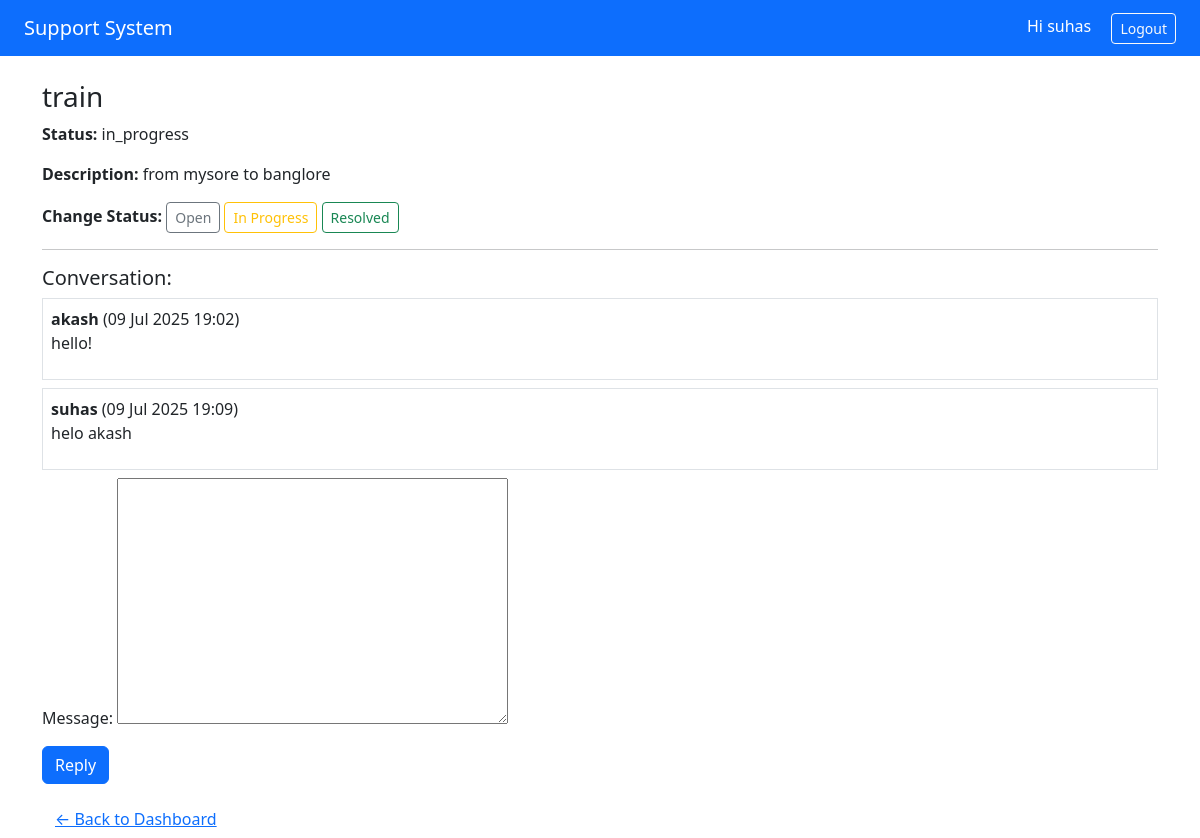
/ticket/2/ (signed in), run on the app's committed database.
### tickets/models.py (models this page shows, shortened)
class Ticket(models.Model):
    user = models.ForeignKey(User, on_delete=models.CASCADE)
    title = models.CharField(max_length=200)
    description = models.TextField()
    attachment = models.FileField(upload_to='attachments/', blank=True, null=True)
    status = models.CharField(max_length=20, choices=TICKET_STATUS, default='open')
    created_at = models.DateTimeField(auto_now_add=True)

class TicketReply(models.Model):
    ticket = models.ForeignKey(Ticket, related_name='replies', on_delete=models.CASCADE)
    user = models.ForeignKey(User, on_delete=models.CASCADE)
    message = models.TextField()
    created_at = models.DateTimeField(auto_now_add=True)

### tickets/views.py (the view)
# urls.py: path('ticket/<int:pk>/', views.ticket_detail, name='ticket_detail'),
@login_required
def ticket_detail(request, pk):
    ticket = get_object_or_404(Ticket, pk=pk)
    if not request.user.is_staff and request.user != ticket.user:
        return redirect('dashboard')
    replies = ticket.replies.all()
    if request.method == 'POST':
        form = TicketReplyForm(request.POST)
        if form.is_valid():
            reply = form.save(commit=False)
            reply.ticket = ticket
            reply.user = request.user
            reply.save()
            return redirect('ticket_detail', pk=pk)
    else:
        form = TicketReplyForm()
    return render(request, 'tickets/ticket_detail.html', {'ticket': ticket, 'replies': replies, 'form': form})

### tickets/forms.py
class TicketReplyForm(forms.ModelForm):
    class Meta:
        model = TicketReply
        fields = ['message']

### templates/tickets/ticket_detail.html (shortened to what this page needs)
{% extends 'tickets/base.html' %}
{% block content %}
<h3>{{ ticket.title }}</h3>
<p><strong>Status:</strong> {{ ticket.status }}</p>
<p><strong>Description:</strong> {{ ticket.description }}</p>
{% if user.is_staff %}
<div class="my-3">
    <strong>Change Status:</strong>
    <a href="{% url 'change_status' ticket.id 'open' %}" class="btn btn-sm btn-outline-secondary">Open</a>
    <a href="{% url 'change_status' ticket.id 'in_progress' %}" class="btn btn-sm btn-outline-warning">In Progress</a>
    <a href="{% url 'change_status' ticket.id 'resolved' %}" class="btn btn-sm btn-outline-success">Resolved</a>
</div>
{% endif %}
<hr>
<h5>Conversation:</h5>
{% for reply in replies %}
    <div class="border p-2 mb-2">
        <strong>{{ reply.user.username }}</strong> ({{ reply.created_at|date:"d M Y H:i" }})
        <p>{{ reply.message }}</p>
    </div>
{% empty %}
    <p class="text-muted">No replies yet.</p>
{% endfor %}
<form method="post">
    {{ form.as_p }}
    <button type="submit" class="btn btn-primary">Reply</button>
</form>
<a href="{% url 'dashboard' %}" class="btn btn-link mt-3">← Back to Dashboard</a>
{% endblock %}

### templates/tickets/base.html (shortened to what this page needs)
{% load static %}
<!DOCTYPE html>
<html lang="en">
<head>
    <link href="https://cdn.jsdelivr.net/npm/bootstrap@5.3.0/dist/css/bootstrap.min.css" rel="stylesheet">
</head>
<body>
<nav class="navbar navbar-expand-lg navbar-dark bg-primary px-4">
    <a class="navbar-brand" href="{% url 'dashboard' %}">Support System</a>
    <div class="ms-auto">
        {% if user.is_authenticated %}
            <span class="text-white me-3">Hi {{ user.username }}</span>
            <form method="post" action="{% url 'logout' %}" style="display:inline;">
                <button type="submit" class="btn btn-outline-light btn-sm">Logout</button>
            </form>
        {% else %}
            <a href="{% url 'login' %}" class="btn btn-outline-light btn-sm me-2">Login</a>
            <a href="{% url 'signup' %}" class="btn btn-light btn-sm">Signup</a>
        {% endif %}
    </div>
</nav>
<div class="container mt-4">
    {% block content %}{% endblock %}
</div>
</body>
</html>

### data on the page
Ticket: title "train", status "in_progress", description "from mysore to banglore"
TicketReply: user.username "akash", created_at "09 Jul 2025 19:02", message "hello!"
TicketReply: user.username "suhas", created_at "09 Jul 2025 19:09", message "helo akash"

### other printed values
{{ user.username }} "suhas"
